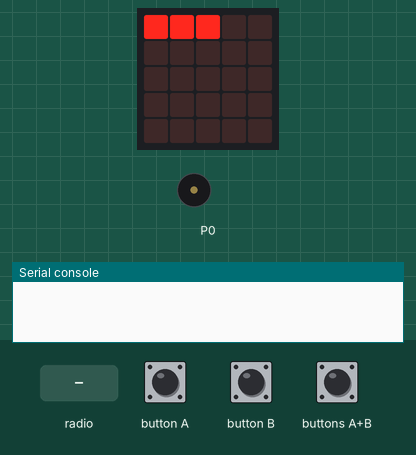
Simulated run of this program. Board: BBC micro:bit (MakeCode). Shown: the board's 5×5 LED display, buzzer (waves = sounding), the last lines printed to the serial console. The inputs (shaded band) are chosen by the test bench. No radio messages arrive unless stated (any console line starting 'radio sent:' is added by the test bench).

Above: at 1.2 s.
1.3 s: radio message "1" arrives
At 4.2 s:
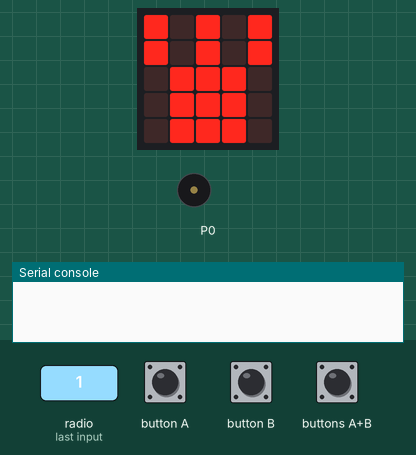
4.3 s: radio message "2" arrives
At 6.0 s:
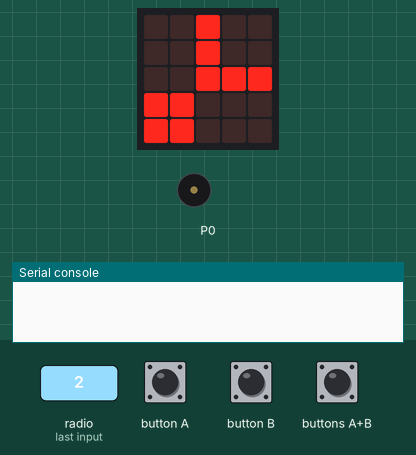
7.1 s: radio message "3" arrives
At 8.4 s:
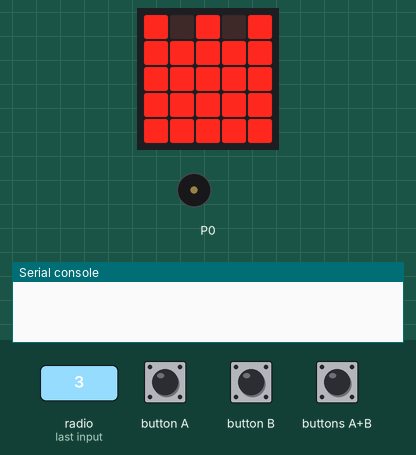
8.7 s: button A pressed for 0.15 s
At 9.02 s:
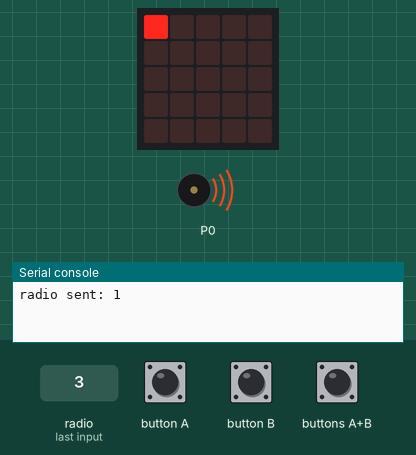
9.4 s: button B pressed for 0.15 s
10.1 s: buttons A+B pressed for 0.15 s
Timing chart, 0 to 11.8 s (numbered marks = the images above; inputs shaded):
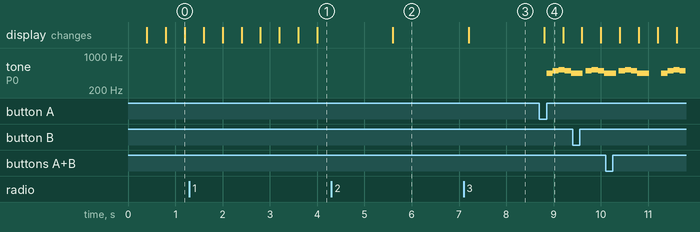

The program:

main.ts
```typescript
radio.onReceivedNumber(function (receivedNumber) {
    if (receivedNumber == 1) {
        for (let index = 0; index < 4; index++) {
            basic.showLeds(`
                # . # . #
                # . # . #
                . # # # .
                . # # # .
                . # # # .
                `)
        }
    }
    if (receivedNumber == 2) {
        for (let index = 0; index < 4; index++) {
            basic.showLeds(`
                . . # . .
                . . # . .
                . . # # #
                # # . . .
                # # . . .
                `)
        }
    }
    if (receivedNumber == 3) {
        for (let index = 0; index < 4; index++) {
            basic.showLeds(`
                # . # . #
                # # # # #
                # # # # #
                # # # # #
                # # # # #
                `)
        }
    }
})
input.onButtonPressed(Button.A, function () {
    music.setVolume(127)
    music.startMelody(music.builtInMelody(Melodies.Chase), MelodyOptions.Once)
    radio.setGroup(1000)
    radio.sendNumber(1)
})
input.onButtonPressed(Button.AB, function () {
    music.setVolume(127)
    music.startMelody(music.builtInMelody(Melodies.Chase), MelodyOptions.Once)
    radio.setGroup(1000)
    radio.sendNumber(3)
})
input.onButtonPressed(Button.B, function () {
    music.setVolume(127)
    music.startMelody(music.builtInMelody(Melodies.Chase), MelodyOptions.Once)
    radio.setGroup(1000)
    radio.sendNumber(2)
})
basic.forever(function () {
    basic.showLeds(`
        # . . . .
        . . . . .
        . . . . .
        . . . . .
        . . . . .
        `)
    basic.showLeds(`
        # # . . .
        . . . . .
        . . . . .
        . . . . .
        . . . . .
        `)
    basic.showLeds(`
        # # # . .
        . . . . .
        . . . . .
        . . . . .
        . . . . .
        `)
    basic.showLeds(`
        # # # # .
        . . . . .
        . . . . .
        . . . . .
        . . . . .
        `)
    basic.showLeds(`
        # # # # #
        . . . . .
        . . . . .
        . . . . .
        . . . . .
        `)
    basic.showLeds(`
        # # # # #
        . . . . .
        . . . . .
        . . . . .
        # . . . .
        `)
    basic.showLeds(`
        # # # # #
        . . . . .
        . . . . .
        . . . . .
        # # . . .
        `)
    basic.showLeds(`
        # # # # #
        . . . . .
        . . . . .
        . . . . .
        # # # . .
        `)
    basic.showLeds(`
        # # # # #
        . . . . .
        . . . . .
        . . . . .
        # # # # .
        `)
    basic.showLeds(`
        # # # # #
        . . . . .
        . . . . .
        . . . . .
        # # # # #
        `)
})
```

test.ts
```typescript
// 在這裡測試；當此封包作為擴充功能時，將不會編譯此內容。
```

Measured:
- after the input at 1.3 s, the display: first differs from a run without the input after 2.7 s (image 1)
- after the input at 4.3 s, the display: changes after 1.3 s (image 2)
- after the input at 7.1 s, the display: changes after 0.10 s (image 3)
- after the input at 8.7 s, tone on P0: plays 440 Hz for 0.13 s, 494 Hz for 0.13 s, 523 Hz for 0.13 s, 494 Hz for 0.13 s, 440 Hz for 0.03 s, starting after 0.15 s
- what the display in image 0 shows lasts 0.4 s, from 0.8 s to 1.2 s
